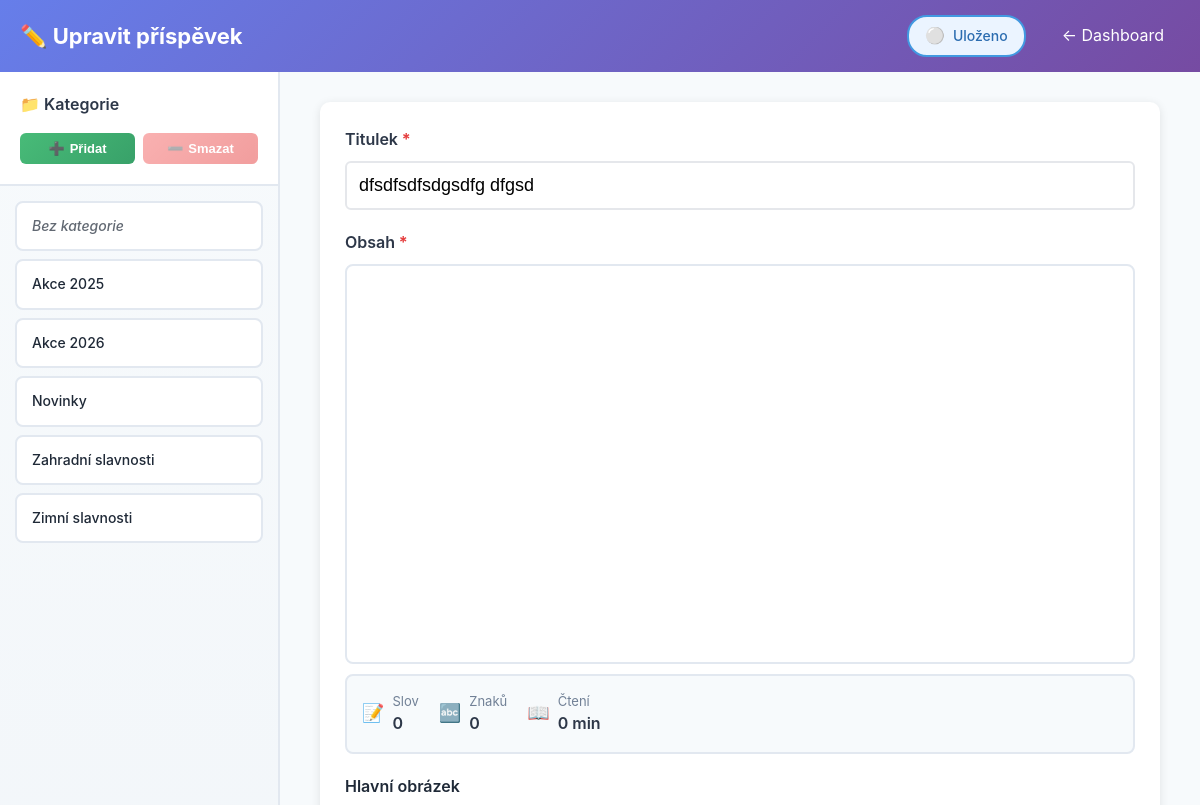
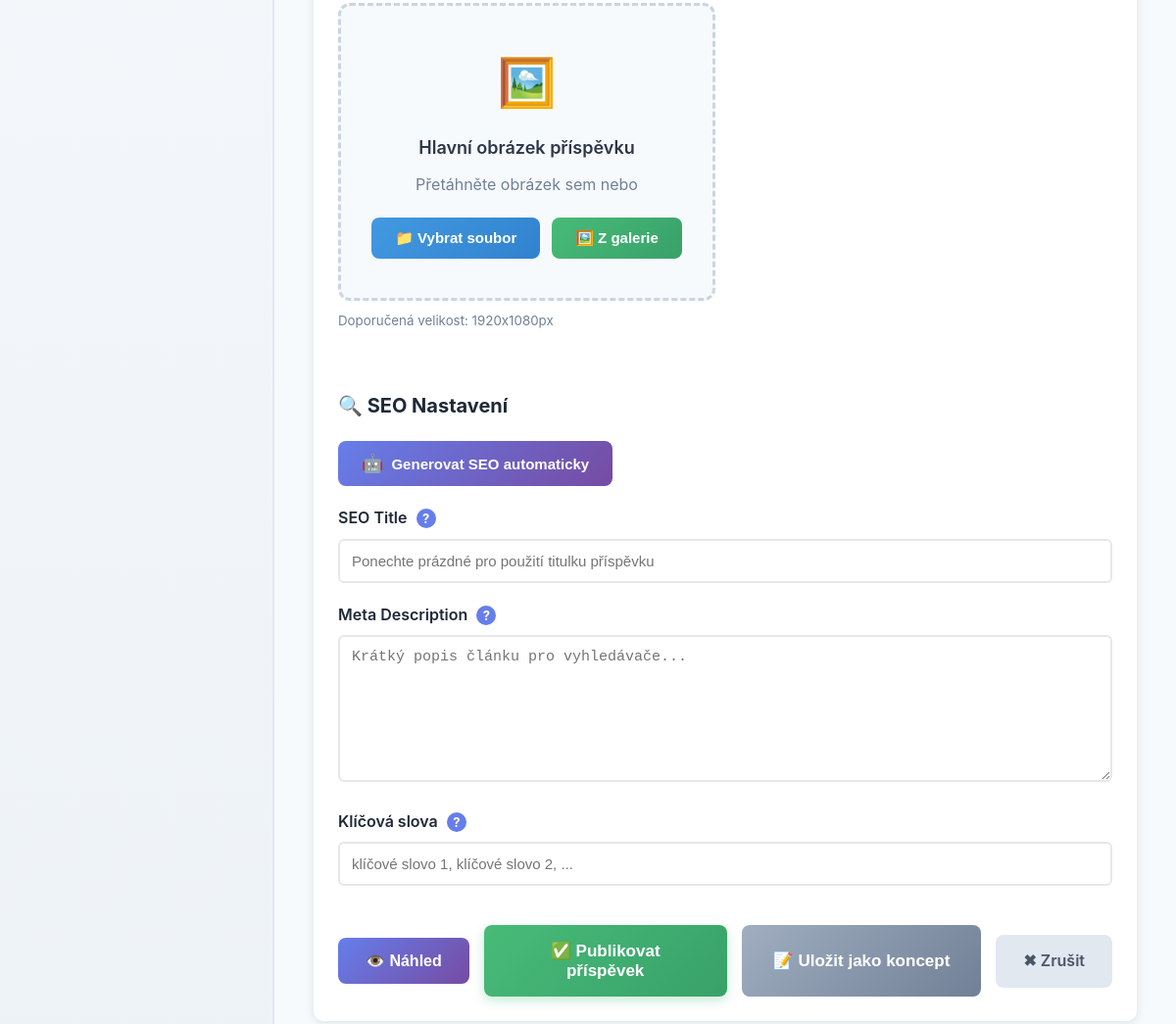
Screenshot of /admin/edit_post.php?id=41 (signed in) with the database file from the repository (2 pictures, top to bottom).
### tables this page shows
CREATE TABLE `categories` (
  `id` int(11) NOT NULL AUTO_INCREMENT,
  `name` varchar(100) NOT NULL,
  `slug` varchar(100) NOT NULL,
  `description` text,
  `created_at` timestamp NOT NULL DEFAULT CURRENT_TIMESTAMP,
  PRIMARY KEY (`id`),
  UNIQUE KEY `name` (`name`),
  UNIQUE KEY `slug` (`slug`),
  KEY `idx_slug` (`slug`)
);

CREATE TABLE `posts` (
  `id` int(11) NOT NULL AUTO_INCREMENT,
  `title` varchar(255) NOT NULL,
  `slug` varchar(255) NOT NULL,
  `content` longtext,
  `excerpt` text,
  `featured_image` varchar(500) DEFAULT NULL,
  `category_id` int(11) DEFAULT NULL,
  `author_id` int(11) NOT NULL,
  `status` enum('draft','published','scheduled') DEFAULT 'draft',
  `menu_order` int(11) DEFAULT '0',
  `meta_title` varchar(255) DEFAULT NULL,
  `meta_description` text,
  `meta_keywords` varchar(255) DEFAULT NULL,
  `published_at` datetime DEFAULT NULL,
  `scheduled_at` datetime DEFAULT NULL,
  `created_at` datetime DEFAULT CURRENT_TIMESTAMP,
  `updated_at` datetime DEFAULT CURRENT_TIMESTAMP ON UPDATE CURRENT_TIMESTAMP,
  PRIMARY KEY (`id`),
  UNIQUE KEY `slug` (`slug`),
  KEY `idx_status` (`status`),
  KEY `idx_category` (`category_id`),
  KEY `idx_author` (`author_id`),
  KEY `idx_slug` (`slug`),
  FULLTEXT KEY `ft_search` (`title`,`content`,`excerpt`)
);

### includes/database.class.php (called while the page is built, shortened)
<?php
class Database {
    private $connection;
    private $stmt;
    public function __construct() {
        $dsn = 'mysql:host=' . DB_HOST . ';dbname=' . DB_NAME . ';charset=' . DB_CHARSET;
        $options = [
            PDO::ATTR_ERRMODE => PDO::ERRMODE_EXCEPTION,
            PDO::ATTR_DEFAULT_FETCH_MODE => PDO::FETCH_ASSOC,
            PDO::ATTR_EMULATE_PREPARES => false,
            PDO::MYSQL_ATTR_INIT_COMMAND => "SET NAMES utf8mb4 COLLATE utf8mb4_unicode_ci"
        ];
        try {
            $this->connection = new PDO($dsn, DB_USER, DB_PASS, $options);
        } catch (PDOException $e) {
            $this->error = $e->getMessage();
            $this->logError('Database Connection', $e->getMessage());
            die('Chyba připojení k databázi. Zkontrolujte konfiguraci.');
        }
    }
    public function query($sql) {
    try {
        $this->stmt = $this->connection->prepare($sql);
        return $this;
    } catch (PDOException $e) {
        $this->logError('Query Prepare', $e->getMessage());
        $this->stmt = null;
        return $this;
    }
}
    public function bind($param, $value, $type = null) {
        if (is_null($type)) {
            switch (true) {
                default:
                    $type = PDO::PARAM_STR;
            }
        }
        $this->stmt->bindValue($param, $value, $type);
        return $this;
    }
    public function execute() {
        try {
            return $this->stmt->execute();
        } catch (PDOException $e) {
            $this->logError('Query Execute', $e->getMessage());
            return false;
        }
    }
    public function fetchAll() {
    $this->execute();
    return $this->stmt->fetchAll();
    }
    public function fetch() {
        $this->execute();
        return $this->stmt->fetch();
    }
}
?>

### config.php (called while the page is built, shortened)
<?php
require_once INCLUDES_PATH . 'database.class.php';
require_once INCLUDES_PATH . 'post.class.php';
require_once INCLUDES_PATH . 'category.class.php';
require_once INCLUDES_PATH . 'security.class.php';
$db = new Database();
require_once INCLUDES_PATH . 'helpers.php';
?>

### includes/category.class.php (called while the page is built, shortened)
<?php
class Category {
    private $db;
    public function __construct() {
        global $db;
        $this->db = $db;
    }
    public function getAll() {
        $this->db->query("SELECT * FROM categories ORDER BY name ASC");
        return $this->db->fetchAll();
    }
}
?>

### includes/helpers.php (called while the page is built, shortened)
<?php
function e($text) {
    if ($text === null || $text === '') {
        return '';
    }
    return htmlspecialchars($text, ENT_QUOTES, 'UTF-8');
}
function post($key, $default = '') {
    return $_POST[$key] ?? $default;
}
function get($key, $default = null) {
    return $_GET[$key] ?? $default;
}
?>

### includes/post.class.php (called while the page is built, shortened)
<?php
class Post {
    private $db;
    public function __construct() {
        global $db;
        $this->db = $db;
    }
    public function getById($id) {
        $this->db->query(
            "SELECT p.*, c.name as category_name, c.slug as category_slug,
                    u.username as author_name, u.email as author_email
             FROM posts p
             LEFT JOIN categories c ON p.category_id = c.id
             LEFT JOIN users u ON p.author_id = u.id
             WHERE p.id = :id"
        );
        $this->db->bind(':id', $id);
        return $this->db->fetch();
    }
}
?>

### admin/edit_post.php (the view, shortened to what this page needs)
<?php
require_once '../config.php';
$post = new Post();
$category = new Category();
$id = get('id');
$postData = $post->getById($id);
$categories = $category->getAll();
?>
<!DOCTYPE html>
<html lang="cs">
<head>
    <link rel="stylesheet" href="<?= ASSETS_URL ?>css/admin.css">
    <link href="https://cdn.quilljs.com/1.3.6/quill.snow.css" rel="stylesheet">
</head>
<body>
    <header class="admin-header">
        <div class="header-content">
            <h1>✏️ Upravit příspěvek</h1>
            <nav class="header-nav">
                <div class="autosave-permanent" id="autosavePermanent">
                    <span class="save-icon">⚪</span>
                    <span class="save-text">Uloženo</span>
                </div>
                <a href="dashboard.php" class="header-link">← Dashboard</a>
            </nav>
        </div>
    </header>
    <div class="main-wrapper">
        <div class="categories-sidebar">
            <div class="categories-header">
                <h3>📁 Kategorie</h3>
                <div class="category-actions">
                    <button class="category-btn category-btn-add" onclick="openAddCategoryModal()">
                        <span>➕</span> Přidat
                    </button>
                    <button class="category-btn category-btn-delete" id="deleteCategoryBtn" onclick="openDeleteCategoryModal()" disabled>
                        <span>➖</span> Smazat
                    </button>
                </div>
            </div>
            <div class="categories-list">
                <div class="category-item" data-id="" onclick="selectCategory('')">
                    <div class="category-name category-none">Bez kategorie</div>
                </div>
                <?php foreach ($categories as $cat): ?>
                <div class="category-item" data-id="<?= $cat['id'] ?>" onclick="selectCategory(<?= $cat['id'] ?>)">
                    <div class="category-name"><?= e($cat['name']) ?></div>
                </div>
                <?php endforeach; ?>
            </div>
        </div>
        <div class="main-content">
            <div class="content-inner">
                <div class="card">
                    <form method="POST" enctype="multipart/form-data" id="postForm">
                        <div class="form-group required-field">
                            <label>Titulek</label>
                            <input type="text" name="title" required value="<?= e($postData['title']) ?>" style="font-size: 18px; padding: 12px;">
                        </div>
                        <div class="form-group required-field">
                            <label>Obsah</label>
                            <div id="editor" style="height: 400px; border-radius: 8px;"></div>
                            <div class="word-counter">
                                <div class="counter-item">
                                    <span class="counter-icon">📝</span>
                                    <div>
                                        <div class="counter-label">Slov</div>
                                        <div class="counter-value" id="wordCount">0</div>
                                    </div>
                                </div>
                                <div class="counter-item">
                                    <span class="counter-icon">🔤</span>
                                    <div>
                                        <div class="counter-label">Znaků</div>
                                        <div class="counter-value" id="charCount">0</div>
                                    </div>
                                </div>
                                <div class="counter-item">
                                    <span class="counter-icon">📖</span>
                                    <div>
                                        <div class="counter-label">Čtení</div>
                                        <div class="counter-value" id="readTime">0 min</div>
                                    </div>
                                </div>
                            </div>
                        </div>
                        <div class="form-row">
                            <div class="form-group">
                                <label>Hlavní obrázek</label>
                                <div class="upload-zone" id="featuredDropZone">
                                    <div class="upload-zone-content" id="uploadZoneContent" style="<?= $postData['featured_image'] ? 'display: none;' : '' ?>">
                                        <div class="upload-zone-icon">🖼️</div>
                                        <div class="upload-zone-title">Hlavní obrázek příspěvku</div>
                                        <div class="upload-zone-text">Přetáhněte obrázek sem nebo</div>
                                        <div class="upload-zone-buttons">
                                            <button type="button" class="upload-btn upload-btn-primary" onclick="document.getElementById('featuredImageInput').click()">
                                                📁 Vybrat soubor
                                            </button>
                                            <button type="button" class="upload-btn upload-btn-gallery" onclick="openMediaGallery()">
                                                🖼️ Z galerie
                                            </button>
                                        </div>
                                    </div>
                                </div>
                                <small style="color: #718096; display: block; margin-top: 10px;">Doporučená velikost: 1920x1080px</small>
                            </div>
                        </div>
                        <h3 style="margin: 40px 0 20px; font-size: 20px;">🔍 SEO Nastavení</h3>
                        <button type="button" class="ai-generate-btn" onclick="generateSEO()" id="aiGenerateBtn">
                            <span class="ai-icon">🤖</span>
                            <span>Generovat SEO automaticky</span>
                        </button>
                        <div class="form-group">
                            <label>
                                SEO Title
                                <span class="tooltip-container">
                                    <span class="tooltip-icon">?</span>
                                </span>
                            </label>
                            <input type="text" name="meta_title" value="<?= e(post('meta_title')) ?>"
                                   placeholder="Ponechte prázdné pro použití titulku příspěvku">
                        </div>
                        <div class="form-group">
                            <label>
                                Meta Description
                                <span class="tooltip-container">
                                    <span class="tooltip-icon">?</span>
                                </span>
                            </label>
                            <textarea name="meta_description" rows="3" placeholder="Krátký popis článku pro vyhledávače..."><?= e(post('meta_description')) ?></textarea>
                        </div>
                        <div class="form-group">
                            <label>
                                Klíčová slova
                                <span class="tooltip-container">
                                    <span class="tooltip-icon">?</span>
                                </span>
                            </label>
                            <input type="text" name="meta_keywords" id="metaKeywords" value="<?= e(post('meta_keywords')) ?>"
                                   placeholder="klíčové slovo 1, klíčové slovo 2, ...">
                        </div>
                        <div style="display: flex; gap: 15px; margin-top: 40px; align-items: center;">
                            <button type="button" class="btn" onclick="openPreview()" style="padding: 14px 28px; font-size: 16px; background: linear-gradient(135deg, #667eea 0%, #764ba2 100%); color: white; border: none; border-radius: 8px; cursor: pointer; font-weight: 600; transition: all 0.2s;">
                                👁️ Náhled
                            </button>
                            <div style="flex: 1; display: flex; gap: 15px;">
                                <button type="submit" name="status" value="published" class="btn btn-primary" style="flex: 1; padding: 16px 32px; font-size: 17px; background: linear-gradient(135deg, #48bb78 0%, #38a169 100%); color: white; border: none; border-radius: 8px; cursor: pointer; font-weight: 600; transition: all 0.2s; box-shadow: 0 4px 12px rgba(72, 187, 120, 0.3);">
                                    ✅ Publikovat příspěvek
                                </button>
                                <button type="submit" name="status" value="draft" class="btn" style="padding: 16px 32px; font-size: 17px; background: linear-gradient(135deg, #a0aec0 0%, #718096 100%); color: white; border: none; border-radius: 8px; cursor: pointer; font-weight: 600; transition: all 0.2s;">
                                    📝 Uložit jako koncept
                                </button>
                            </div>
                            <a href="dashboard.php" class="btn btn-secondary" style="padding: 14px 28px; font-size: 16px; background: #e2e8f0; color: #4a5568; border: none; border-radius: 8px; text-decoration: none; font-weight: 600; transition: all 0.2s;">
                                ✖ Zrušit
                            </a>
                        </div>
                    </form>
                </div>
            </div>
        </div>
    </div>
</body>
</html>

### assets/css/admin.css (style rules this page uses)
* { margin: 0; padding: 0; box-sizing: border-box; }
:root { --primary: #667eea; --primary-dark: #5568d3; --secondary: #764ba2; --success: #10b981; --danger: #ef4444; --warning: #f59e0b; --dark: #1f2937; --light: #f9fafb; --border: #e5e7eb; }
body { font-family: -apple-system, BlinkMacSystemFont, 'Segoe UI', Arial, sans-serif; background: var(--light); color: var(--dark); line-height: 1.6; }
.admin-header { background: linear-gradient(135deg, var(--primary) 0%, var(--secondary) 100%); color: white; padding: 15px 20px; box-shadow: 0 2px 10px rgba(0,0,0,0.1); }
.header-content { max-width: 1400px; margin: 0 auto; display: flex; justify-content: space-between; align-items: center; }
.header-content h1 { font-size: 22px; }
.header-nav { display: flex; gap: 20px; align-items: center; }
.header-link { color: white; text-decoration: none; padding: 8px 16px; border-radius: 6px; transition: background 0.3s; }
.form-group { margin-bottom: 20px; }
.form-group label { display: block; margin-bottom: 8px; font-weight: 600; color: var(--dark); }
.form-group input[type="text"], .form-group input[type="email"], .form-group input[type="password"], .form-group input[type="date"], .form-group select, .form-group textarea { width: 100%; padding: 12px; border: 2px solid var(--border); border-radius: 6px; font-size: 15px; transition: border-color 0.3s; }
.form-group textarea { min-height: 150px; resize: vertical; }
.form-row { display: grid; grid-template-columns: repeat(2, 1fr); gap: 20px; }
.btn { padding: 12px 24px; border: none; border-radius: 6px; font-size: 15px; font-weight: 600; cursor: pointer; transition: all 0.3s; text-decoration: none; display: inline-block; }
.btn-primary { background: linear-gradient(135deg, var(--primary) 0%, var(--secondary) 100%); color: white; }
.btn-secondary { background: #6c757d; color: white; }
.card { background: white; border-radius: 10px; box-shadow: 0 2px 10px rgba(0,0,0,0.1); padding: 25px; margin-bottom: 20px; }

### rows the page displays
categories: name "Akce 2025"
categories: name "Akce 2026"
categories: name "Novinky"
categories: name "Zahradní slavnosti"
categories: name "Zimní slavnosti"
posts: title "dfsdfsdfsdgsdfg dfgsd"
